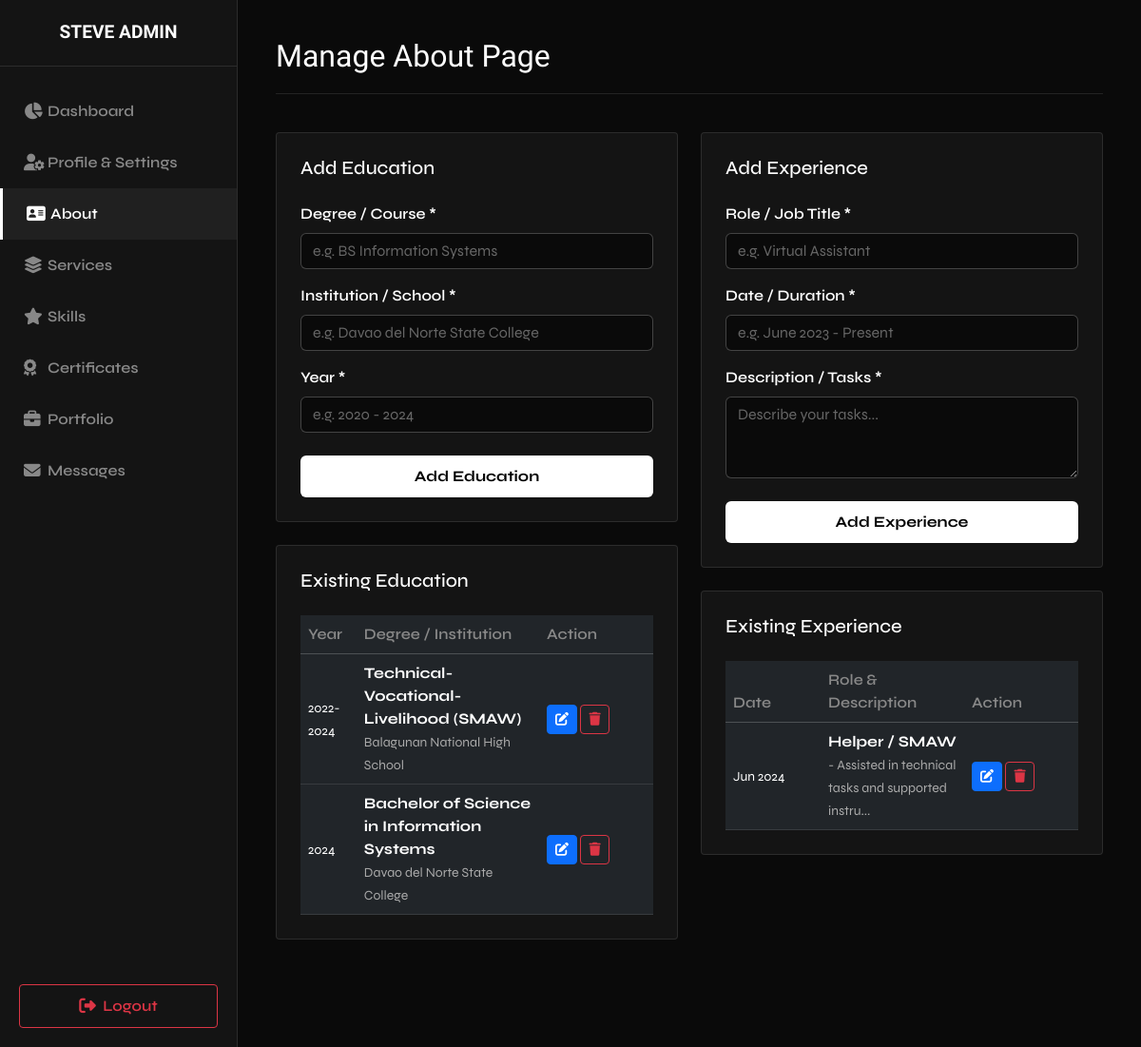
The page /admin/index?page=about (signed in) on the database its author committed.
### tables this page shows
CREATE TABLE `education` (
  `id` int(11) NOT NULL,
  `degree` varchar(100) DEFAULT NULL,
  `institution` varchar(100) DEFAULT NULL,
  `year` varchar(50) DEFAULT NULL
);

CREATE TABLE `experience` (
  `id` int(11) NOT NULL,
  `role` varchar(100) DEFAULT NULL,
  `date` varchar(50) DEFAULT NULL,
  `description` text DEFAULT NULL
);

### admin/pages/about.php (the view, shortened to what this page needs)
<?php
$education_list = $conn->query("SELECT * FROM education ORDER BY id DESC");
$experience_list = $conn->query("SELECT * FROM experience ORDER BY id DESC");
?>
<div class="admin-header">
    <h2 class="admin-title">Manage About Page</h2>
</div>
<div class="row">
    <div class="col-lg-6 mb-5">
        <div class="card-admin mb-4">
            <h5 class="mb-4">Add Education</h5>
            <form method="POST">
                <div class="mb-3">
                    <label class="text-white mb-2">Degree / Course *</label>
                    <input type="text" name="degree" class="form-control" placeholder="e.g. BS Information Systems" required>
                </div>
                <div class="mb-3">
                    <label class="text-white mb-2">Institution / School *</label>
                    <input type="text" name="institution" class="form-control" placeholder="e.g. Davao del Norte State College" required>
                </div>
                <div class="mb-4">
                    <label class="text-white mb-2">Year *</label>
                    <input type="text" name="year" class="form-control" placeholder="e.g. 2020 - 2024" required>
                </div>
                <button type="submit" name="add_education" class="btn btn-solid w-100">Add Education</button>
            </form>
        </div>
        <div class="card-admin">
            <h5 class="mb-4">Existing Education</h5>
            <div class="table-responsive">
                <table class="table table-dark table-hover mb-0">
                    <thead>
                        <tr>
                            <th>Year</th>
                            <th>Degree / Institution</th>
                            <th width="120">Action</th>
                        </tr>
                    </thead>
                    <tbody>
                        <?php if($education_list && $education_list->num_rows > 0): ?>
                            <?php while($row = $education_list->fetch_assoc()): ?>
                                <tr>
                                    <td><small><?= htmlspecialchars($row['year']) ?></small></td>
                                    <td>
                                        <strong><?= htmlspecialchars($row['degree']) ?></strong><br>
                                        <small class="text-secondary"><?= htmlspecialchars($row['institution']) ?></small>
                                    </td>
                                    <td>
                                        <button type="button" class="btn btn-sm btn-primary" data-bs-toggle="modal" data-bs-target="#editEduModal<?= $row['id'] ?>"><i class="fas fa-edit"></i></button>
                                        <form method="POST" class="d-inline" onsubmit="return confirm('Delete this education entry?');">
                                            <button type="submit" name="delete_education" class="btn btn-sm btn-danger-outline"><i class="fas fa-trash"></i></button>
                                        </form>
                                    </td>
                                </tr>
                            <?php endwhile; ?>
                        <?php else: ?>
                            <tr><td colspan="3" class="text-center text-muted">No education added.</td></tr>
                        <?php endif; ?>
                    </tbody>
                </table>
            </div>
        </div>
    </div>
    <div class="col-lg-6">
        <div class="card-admin mb-4">
            <h5 class="mb-4">Add Experience</h5>
            <form method="POST">
                <div class="mb-3">
                    <label class="text-white mb-2">Role / Job Title *</label>
                    <input type="text" name="role" class="form-control" placeholder="e.g. Virtual Assistant" required>
                </div>
                <div class="mb-3">
                    <label class="text-white mb-2">Date / Duration *</label>
                    <input type="text" name="date" class="form-control" placeholder="e.g. June 2023 - Present" required>
                </div>
                <div class="mb-4">
                    <label class="text-white mb-2">Description / Tasks *</label>
                    <textarea name="description" class="form-control" rows="3" placeholder="Describe your tasks..." required></textarea>
                </div>
                <button type="submit" name="add_experience" class="btn btn-solid w-100">Add Experience</button>
            </form>
        </div>
        <div class="card-admin">
            <h5 class="mb-4">Existing Experience</h5>
            <div class="table-responsive">
                <table class="table table-dark table-hover mb-0">
                    <thead>
                        <tr>
                            <th>Date</th>
                            <th>Role & Description</th>
                            <th width="120">Action</th>
                        </tr>
                    </thead>
                    <tbody>
                        <?php if($experience_list && $experience_list->num_rows > 0): ?>
                            <?php while($row = $experience_list->fetch_assoc()): ?>
                                <tr>
                                    <td style="width: 100px;"><small><?= htmlspecialchars($row['date']) ?></small></td>
                                    <td>
                                        <strong><?= htmlspecialchars($row['role']) ?></strong><br>
                                        <small class="text-secondary"><?= htmlspecialchars(substr($row['description'], 0, 50)) ?>...</small>
                                    </td>
                                    <td>
                                        <button type="button" class="btn btn-sm btn-primary" data-bs-toggle="modal" data-bs-target="#editExpModal<?= $row['id'] ?>"><i class="fas fa-edit"></i></button>
                                        <form method="POST" class="d-inline" onsubmit="return confirm('Delete this experience entry?');">
                                            <button type="submit" name="delete_experience" class="btn btn-sm btn-danger-outline"><i class="fas fa-trash"></i></button>
                                        </form>
                                    </td>
                                </tr>
                            <?php endwhile; ?>
                        <?php else: ?>
                            <tr><td colspan="3" class="text-center text-muted">No experience added.</td></tr>
                        <?php endif; ?>
                    </tbody>
                </table>
            </div>
        </div>
    </div>
</div>

### admin/index.php (style rules this page uses)
body { background-color: #0a0a0a; color: #ffffff; font-family: 'Syne', sans-serif; margin: 0; overflow-x: hidden; }
.admin-header { display: flex; justify-content: space-between; align-items: center; margin-bottom: 40px; padding-bottom: 20px; border-bottom: 1px solid rgba(255,255,255,0.1); }
.admin-title { font-family: 'Syncopate', sans-serif; margin: 0; }
.card-admin { background: #141414; border: 1px solid rgba(255,255,255,0.1); border-radius: 4px; padding: 25px; margin-bottom: 25px; }
.form-control, .form-select { background-color: #0a0a0a; border: 1px solid rgba(255,255,255,0.2); color: #fff; }
.table { color: #fff; }
.table th { border-bottom-color: rgba(255,255,255,0.2); color: #888; font-weight: 600; }
.table td { border-bottom-color: rgba(255,255,255,0.1); vertical-align: middle; }
.btn-solid { background: #fff; color: #000; border: none; padding: 10px 20px; font-weight: 700; }
.btn-danger-outline { background: transparent; color: #dc3545; border: 1px solid #dc3545; }
.text-secondary { color: #aaaaaa !important; }
label { color: #ffffff !important; font-weight: 600; }
input::placeholder, textarea::placeholder { color: #666666 !important; }

### rows shown on the page
education: year "2022-2024", degree "Technical-Vocational-Livelihood (SMAW)", institution "Balagunan National High School"
education: year "2024", degree "Bachelor of Science in Information Systems", institution "Davao del Norte State College"
experience: date "Jun 2024", role "Helper / SMAW", description "- Assisted in technical tasks and supported instru"
